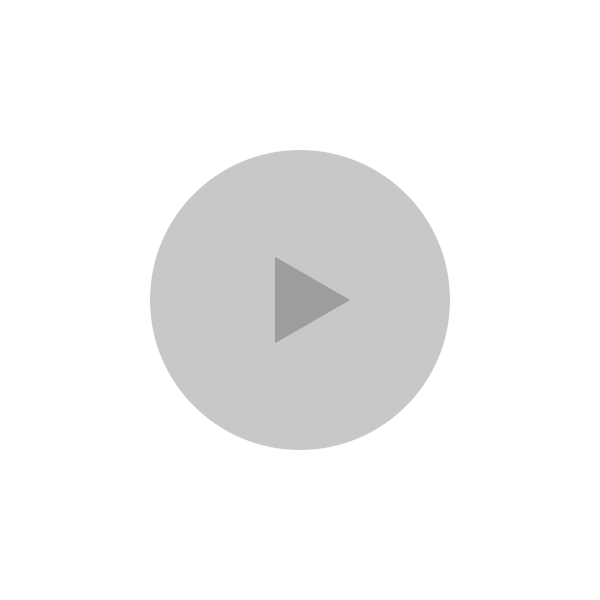
Frame 1 (no input)
Frame 60 (the mouse pressed at the canvas centre just before this capture): identical to frame 1, image omitted
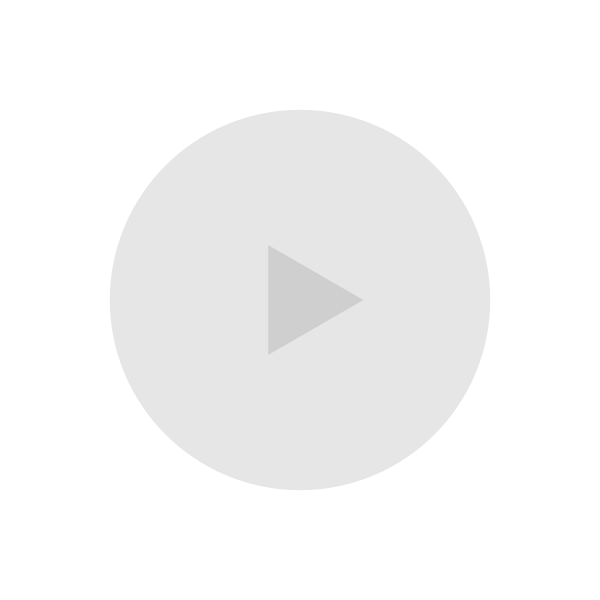
Frame 120 (the mouse held since frame 60 and released just before this capture)

The Processing sketch that drew these frames (run headless with seeded random() and noise(); from frame 60 on, the mouse is pressed at the canvas centre):

// Processing sketch: buttonExpanding
// ── buttonExpanding.pde
float alpha = 200 ;
float r = 150 ;
boolean flag = false ;

void setup() {
  size(600, 600) ;
  noStroke() ;
  ellipseMode(RADIUS) ;
}

void draw() {
  background(255) ;
  fill(0, 255 - alpha) ;
  pushMatrix() ;
  translate(width / 2, height / 2) ;
  scale(map(alpha, 200, 255, 1, 1.5)) ;
  ellipse(0, 0, r, r) ;
  drawTriangle(0, 0) ;
  popMatrix() ;
  if (flag == true) {
    alpha += 0.5 ;
    if (alpha >= 255) {
      alpha = 200 ;
      flag = false ;
    }
  }
}

void drawTriangle(float cX, float cY) {
  pushMatrix() ;
  translate(cX, cY) ;
  beginShape() ;
  for (float theta = 0 ; theta < TWO_PI ; theta += TWO_PI / 3) {
    float x = r / 3 * cos(theta) ;
    float y = r / 3 * sin(theta) ;
    vertex(x, y) ;
  }
  endShape() ;
  popMatrix() ;
}

void mousePressed() {
  pushMatrix() ;
  if (sq(abs(mouseX) - width / 2) + sq(abs(mouseY) - height / 2) < sq(r))
    flag = true ;
  popMatrix() ;
}
